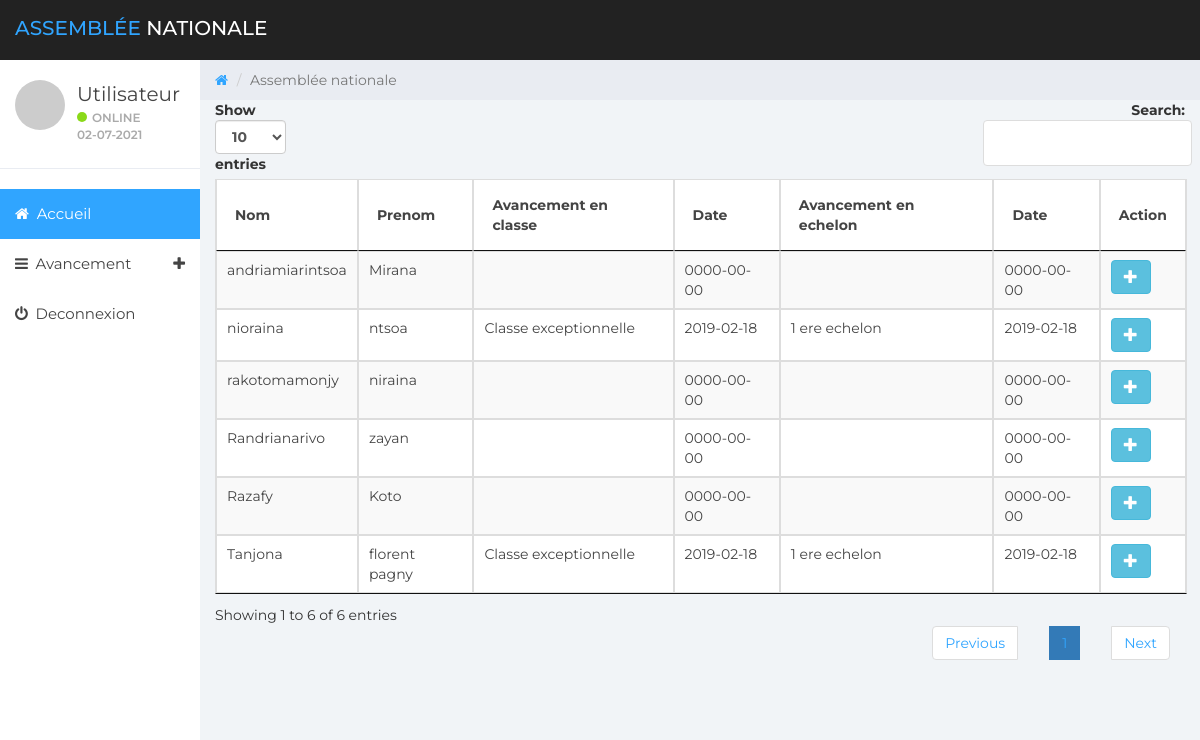
/classE.php, run on the app's committed database.
### tables this page shows
CREATE TABLE `avancement` (
  `id_av` int(11) NOT NULL,
  `nom` text NOT NULL,
  `prenom` text NOT NULL,
  `DcEchelonU` text NOT NULL,
  `dateDcEchelonU` date NOT NULL,
  `DcEchelonD` text NOT NULL,
  `dateDcEchelonD` date NOT NULL,
  `DcEchelonT` text NOT NULL,
  `dateDcEchelonT` date NOT NULL,
  `PcEchelonU` text NOT NULL,
  `datePcEchelonU` date NOT NULL,
  `PcEchelonD` text NOT NULL,
  `datePcEchelonD` date NOT NULL,
  `PcEchelonT` text NOT NULL,
  `datePcEchelonT` date NOT NULL,
  `CpEchelonU` text NOT NULL,
  `dateCpEchelonU` date NOT NULL,
  `CpEchelonD` text NOT NULL,
  `dateCpEchelonD` date NOT NULL,
  `CpEchelonT` text NOT NULL,
  `dateCpEchelonT` date NOT NULL,
  `CeEchelonU` text NOT NULL,
  `dateCeEchelonU` date NOT NULL,
  `CeEchelonD` text NOT NULL,
  `dateCeEchelonD` date NOT NULL,
  `dateDc` date NOT NULL,
  `datePc` date NOT NULL,
  `dateCp` date NOT NULL,
  `dateCe` date NOT NULL,
  `classeD` text NOT NULL,
  `classeU` text NOT NULL,
  `classeP` text NOT NULL,
  `classeE` text NOT NULL
);

### classE.php (the view, shortened to what this page needs)
<!DOCTYPE html>
<html>
<head>
	<link href="css/bootstrap.min.css" rel="stylesheet">
	<link href="css/font-awesome.min.css" rel="stylesheet">
	<link href="css/datepicker3.css" rel="stylesheet">
	<link href="css/styles.css" rel="stylesheet">
	<link rel="stylesheet" type="text/css" href="css/table/datatables.css">
  <link rel="stylesheet" type="text/css" href="css/table/datatables.min.css">
</head>
<body>
	<nav class="navbar navbar-custom navbar-fixed-top" role="navigation">
		<div class="container-fluid">
			<div class="navbar-header">
				<a class="navbar-brand" href="#"><span>Assemblée</span> Nationale</a>
			</div>
		</div>
	</nav>
<?php
include('header.php');
?>
	<div class="col-sm-9 col-sm-offset-3 col-lg-10 col-lg-offset-2 main">
		<div class="row">
			<ol class="breadcrumb">
				<li><a href="#">
					<em class="fa fa-home"></em>
				</a></li>
				<li class="active">Assemblée nationale</li>
			</ol>
		</div>
		<div class="row">
			<div class="col-lg-12">
<?php
include("dbConfig.php");
$query = "SELECT * FROM `avancement`";
$result = $conn->query($query);
?>
<table id="dtBasicExample" class="table table-striped table-bordered" cellspacing="0" width="100%">
  <thead class="thead-dark">
    <tr>
      <th class="th-sm">Nom
      </th>
      <th class="th-sm">Prenom
      </th>
      <th class="th-sm">Avancement en classe
      </th>
      <th class="th-sm">Date
      </th>
      <th class="th-sm">Avancement en echelon
      </th>
      <th class="th-sm">Date
      </th>
       <th class="th-sm">Action
      </th>
    </tr>
  </thead>
  <tbody>
                        <?php
                            while ($row = $result->fetch_assoc()) {
                        ?>
   <tr>
                            <td><?php echo $row['nom']; ?></td>
                            <td><?php echo $row['prenom']; ?></td>
                            <td><?php echo $row['classeE']; ?></td>
                            <td><?php echo $row['dateCe']; ?></td>
                            <td><?php echo $row['CeEchelonU']; ?></td>
                            <td><?php echo $row['dateCeEchelonU']; ?></td>
                            <td>
                                <a href="reloadE.php?id_av=<?php echo $row['id_av']; ?>" class="btn btn-info"  role="button"><i class="glyphicon glyphicon-plus"></i></a>
                            </td>
                        </tr>
                        <?php
                                  }
                        ?>
  </tbody>
</table>
<br>
			</div>
		</div>
	</div>
</body>
</body>
</html>

### css/styles.css (style rules this page uses)
body { background: #f1f4f7; padding-top: 60px; font-size: 14px; color: #444444; font-family: "Montserrat", "Helvetica Neue", Helvetica, Arial, sans-serif; }
a, a:hover, a:focus { color: #30a5ff; }
.navbar-custom { background: #222; height: 60px; }
.navbar-header .navbar-brand { color: #fff; font-size: 20px; text-transform: uppercase; font-weight: 500; height: 60px; padding-top: 18px; }
.navbar-header .navbar-brand span { color: #30a5ff; }
.navbar { border: 0; }
@media (min-width: 768px) { .navbar-header { width: 100%; } }
.breadcrumb { border-radius: 0; padding: 10px 15px 10px 15px; background: #e9ecf2; margin: 0; }
.table { background: #fff; }
.table > thead > tr > th { border-bottom: 1px solid #e6e7e8; vertical-align: middle; height: 50px; }

### css/table/datatables.css (style rules this page uses)
table.dataTable { width: 100%; margin: 0 auto; clear: both; border-collapse: separate; border-spacing: 0; }
table.dataTable thead th, table.dataTable tfoot th { font-weight: bold; }
table.dataTable thead th, table.dataTable thead td { padding: 10px 18px; border-bottom: 1px solid #111; }
table.dataTable thead .sorting, table.dataTable thead .sorting_asc, table.dataTable thead .sorting_desc, table.dataTable thead .sorting_asc_disabled, table.dataTable thead .sorting_desc_disabled { cursor: pointer; *cursor: hand; background-repeat: no-repeat; background-position: center right; }
table.dataTable thead .sorting { background-image: url("DataTables-1.10.18/images/sort_both.png"); }
table.dataTable thead .sorting_asc { background-image: url("DataTables-1.10.18/images/sort_asc.png"); }
table.dataTable tbody tr { background-color: #ffffff; }
table.dataTable tbody th, table.dataTable tbody td { padding: 8px 10px; }
table.dataTable.no-footer { border-bottom: 1px solid #111; }
table.dataTable, table.dataTable th, table.dataTable td { box-sizing: content-box; }

### data on the page
avancement: nom "Tanjona", prenom "florent pagny", classeE "Classe exceptionnelle", dateCe "2019-02-18", CeEchelonU "1 ere echelon", dateCeEchelonU "2019-02-18"
avancement: nom "andriamiarintsoa", prenom "Mirana", dateCe "0000-00-00", dateCeEchelonU "0000-00-00"
avancement: nom "rakotomamonjy", prenom "niraina", dateCe "0000-00-00", dateCeEchelonU "0000-00-00"
avancement: nom "nioraina", prenom "ntsoa", classeE "Classe exceptionnelle", dateCe "2019-02-18", CeEchelonU "1 ere echelon", dateCeEchelonU "2019-02-18"
avancement: nom "Randrianarivo", prenom "zayan", dateCe "0000-00-00", dateCeEchelonU "0000-00-00"
avancement: nom "Razafy", prenom "Koto", dateCe "0000-00-00", dateCeEchelonU "0000-00-00"
